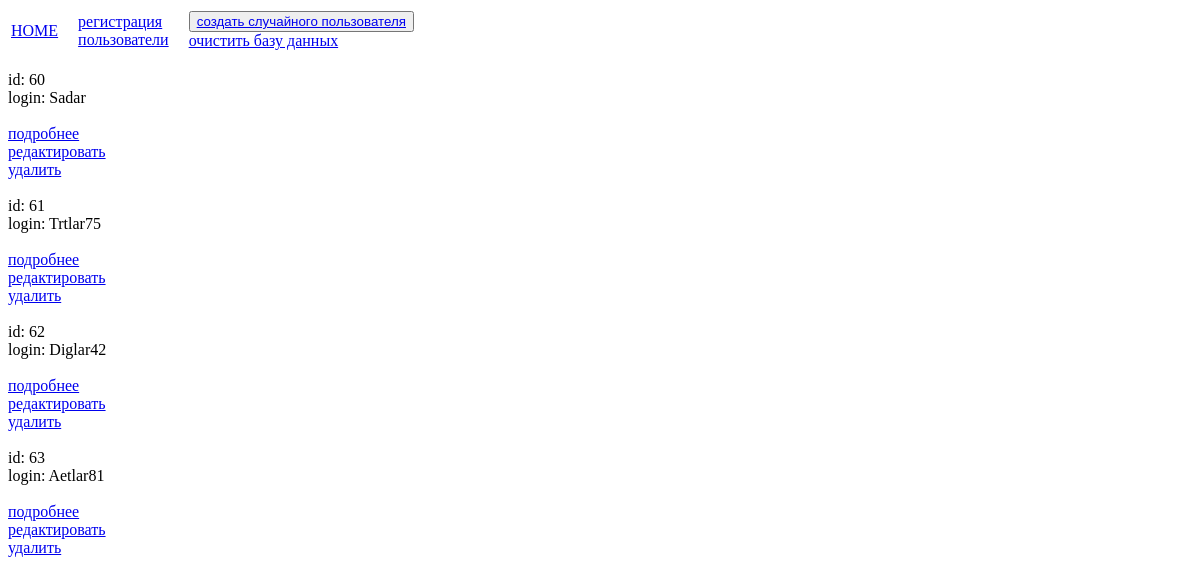
Before: /regs/r_read/ with the older database file.
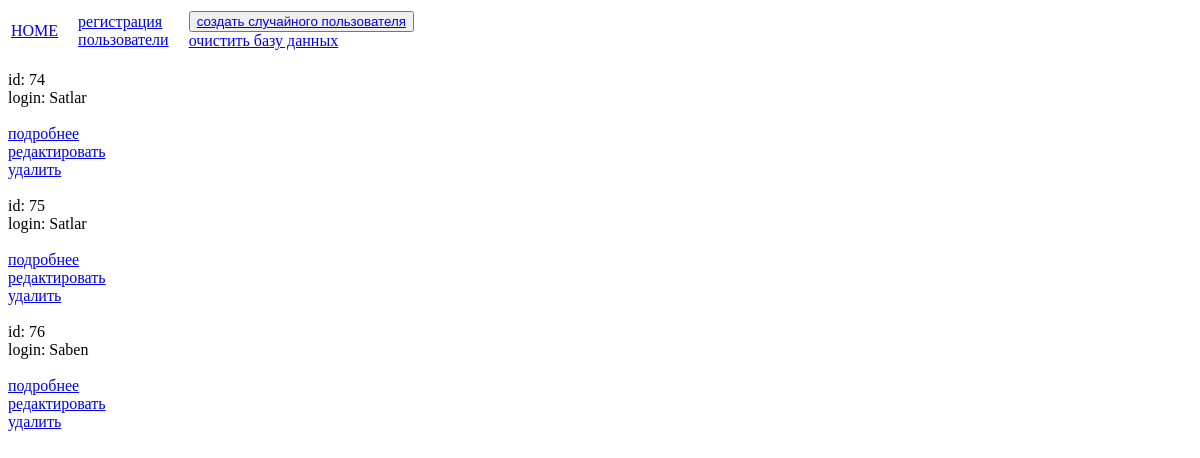
After: the same page with the newer database file.
### currency/models.py (models this page shows)
class Registrator(models.Model):
    login = models.CharField(max_length=16)
    passwords = models.CharField(max_length=20)
    mails = models.CharField(max_length=20)

### currency/views.py (the view)
# urls.py: path('r_read/', RegReadViews.as_view(), name="reg-read"),
class RegReadViews(ListView):
    model = Registrator
    template_name = "r_read.html"

### currency/templates/r_read.html (shortened to what this page needs)
{%extends 'base.html'%}
{%block main_content%}
{%for i in registrator_list%}
id: {{i.id}}</br>
login: {{i.login}}</br>
<a href="{%url 'reg-info' pk=i.pk%}">подробнее</a></br>
<a href="{%url 'reg-update' pk=i.pk%}">редактировать</a></br>
<a href="{%url 'reg-delete' pk=i.pk%}">удалить</a>
{%endfor%}
{%endblock%}

### currency/templates/base.html (shortened to what this page needs)
<!DOCTYPE html>
<html lang="en">
<head>
</head>
<body>
{%include 'includes/nav.html'%}
{%block main_content%}
{%endblock%}
</body>
</html>

### currency/templates/includes/nav.html (shortened to what this page needs)
<table>
    <tr>
        <td><a href="{%url 'reg-home'%}">HOME</a></td>
        <td></td>
        <td></td>
        <td></td>
        <td></td>
        <td><a href="{%url 'reg-create'%}">регистрация</a></br>
            <a href="{%url 'reg-read'%}">пользователи</a></td>
        <td></td>
        <td></td>
        <td></td>
        <td></td>
        <td>
            <button><a href="{%url 'log-gen'%}">создать случайного пользователя</a></button></br>
            <a href="{%url 'del-base-reg'%}">очистить базу данных</a></td>
    </tr>
</table>

Changed rows visible on the page:
removed Registrator: id "60", login "Sadar"
removed Registrator: id "61", login "Trtlar75"
removed Registrator: id "62", login "Diglar42"
removed Registrator: id "63", login "Aetlar81"
added Registrator: id "74", login "Satlar"
added Registrator: id "75", login "Satlar"
added Registrator: id "76", login "Saben"
